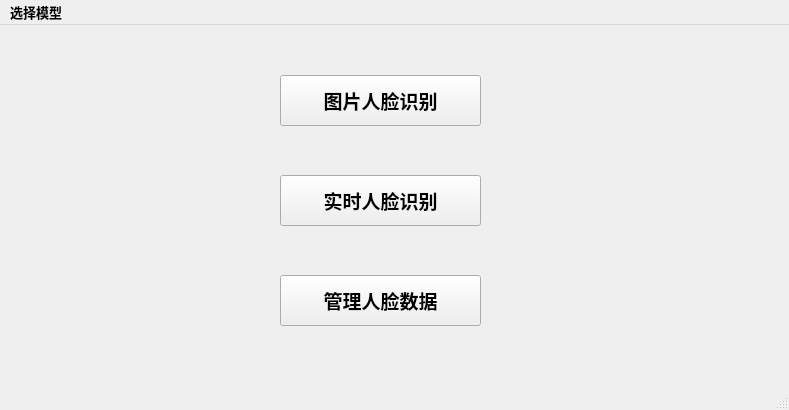
<?xml version="1.0" encoding="UTF-8"?>
<ui version="4.0">
 <class>MainWindow</class>
 <widget class="QMainWindow" name="MainWindow">
  <property name="geometry">
   <rect>
    <x>0</x>
    <y>0</y>
    <width>789</width>
    <height>410</height>
   </rect>
  </property>
  <property name="windowTitle">
   <string>基于深度学习模型的人脸识别系统</string>
  </property>
  <widget class="QWidget" name="centralwidget">
   <widget class="QPushButton" name="pushButton1">
    <property name="geometry">
     <rect>
      <x>280</x>
      <y>150</y>
      <width>201</width>
      <height>51</height>
     </rect>
    </property>
    <property name="font">
     <font>
      <pointsize>14</pointsize>
      <weight>75</weight>
      <bold>true</bold>
     </font>
    </property>
    <property name="text">
     <string>实时人脸识别</string>
    </property>
   </widget>
   <widget class="QPushButton" name="pushButton2">
    <property name="geometry">
     <rect>
      <x>280</x>
      <y>250</y>
      <width>201</width>
      <height>51</height>
     </rect>
    </property>
    <property name="font">
     <font>
      <pointsize>14</pointsize>
      <weight>75</weight>
      <bold>true</bold>
     </font>
    </property>
    <property name="text">
     <string>管理人脸数据</string>
    </property>
   </widget>
   <widget class="QPushButton" name="pushButton">
    <property name="geometry">
     <rect>
      <x>280</x>
      <y>50</y>
      <width>201</width>
      <height>51</height>
     </rect>
    </property>
    <property name="font">
     <font>
      <pointsize>14</pointsize>
      <weight>75</weight>
      <bold>true</bold>
     </font>
    </property>
    <property name="text">
     <string>图片人脸识别</string>
    </property>
   </widget>
  </widget>
  <widget class="QMenuBar" name="menubar">
   <property name="geometry">
    <rect>
     <x>0</x>
     <y>0</y>
     <width>789</width>
     <height>30</height>
    </rect>
   </property>
   <property name="font">
    <font>
     <pointsize>10</pointsize>
     <weight>75</weight>
     <bold>true</bold>
    </font>
   </property>
   <widget class="QMenu" name="menu">
    <property name="font">
     <font>
      <pointsize>10</pointsize>
      <weight>75</weight>
      <bold>true</bold>
     </font>
    </property>
    <property name="title">
     <string>选择模型</string>
    </property>
    <addaction name="separator"/>
    <addaction name="actionLeNet_5"/>
    <addaction name="separator"/>
    <addaction name="actionVGGNet"/>
    <addaction name="separator"/>
    <addaction name="actionResNet"/>
    <addaction name="separator"/>
   </widget>
   <addaction name="menu"/>
  </widget>
  <widget class="QStatusBar" name="statusbar"/>
  <action name="actionLeNet_5">
   <property name="text">
    <string>LeNet-5</string>
   </property>
   <property name="font">
    <font>
     <weight>75</weight>
     <bold>true</bold>
    </font>
   </property>
  </action>
  <action name="actionVGGNet">
   <property name="text">
    <string>VGGNet</string>
   </property>
   <property name="font">
    <font>
     <weight>75</weight>
     <bold>true</bold>
    </font>
   </property>
  </action>
  <action name="actionResNet">
   <property name="text">
    <string>ResNet</string>
   </property>
   <property name="font">
    <font>
     <weight>75</weight>
     <bold>true</bold>
    </font>
   </property>
  </action>
 </widget>
 <resources/>
 <connections/>
</ui>
